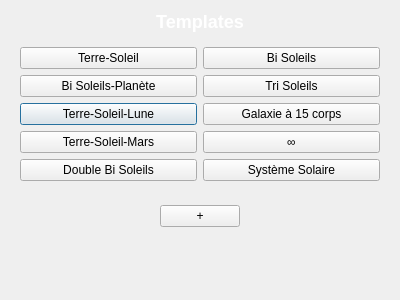
<?xml version="1.0" encoding="UTF-8"?>
<ui version="4.0">
 <class>TemplateDialog</class>
 <widget class="QDialog" name="TemplateDialog">
  <property name="geometry">
   <rect>
    <x>0</x>
    <y>0</y>
    <width>400</width>
    <height>300</height>
   </rect>
  </property>
  <property name="windowTitle">
   <string>Dialog</string>
  </property>
  <layout class="QVBoxLayout" name="verticalLayout_2">
   <item>
    <layout class="QVBoxLayout" name="verticalLayout">
     <item>
      <widget class="QLabel" name="label">
       <property name="styleSheet">
        <string notr="true">font-size: 18px; font-weight: bold; color: #ffffff;</string>
       </property>
       <property name="text">
        <string>Templates</string>
       </property>
       <property name="alignment">
        <set>Qt::AlignmentFlag::AlignHCenter|Qt::AlignmentFlag::AlignTop</set>
       </property>
      </widget>
     </item>
     <item>
      <widget class="QWidget" name="widget" native="true">
       <layout class="QGridLayout" name="gridLayout_4">
        <item row="0" column="0">
         <layout class="QGridLayout" name="gridLayout_3">
          <item row="2" column="0">
           <widget class="QPushButton" name="btnTerreSoleilLune">
            <property name="text">
             <string>Terre-Soleil-Lune</string>
            </property>
           </widget>
          </item>
          <item row="1" column="1">
           <widget class="QPushButton" name="btnTriSoleils">
            <property name="text">
             <string>Tri Soleils</string>
            </property>
           </widget>
          </item>
          <item row="2" column="1">
           <widget class="QPushButton" name="btnGalaxie15">
            <property name="text">
             <string>Galaxie à 15 corps</string>
            </property>
           </widget>
          </item>
          <item row="3" column="1">
           <widget class="QPushButton" name="btnInfinity">
            <property name="text">
             <string>∞</string>
            </property>
           </widget>
          </item>
          <item row="3" column="0">
           <widget class="QPushButton" name="btnTerreSoleilMars">
            <property name="text">
             <string>Terre-Soleil-Mars</string>
            </property>
           </widget>
          </item>
          <item row="0" column="0">
           <widget class="QPushButton" name="btnTerreSoleil">
            <property name="text">
             <string>Terre-Soleil</string>
            </property>
           </widget>
          </item>
          <item row="1" column="0">
           <widget class="QPushButton" name="btnBiSoleilsPlanete">
            <property name="text">
             <string>Bi Soleils-Planète</string>
            </property>
           </widget>
          </item>
          <item row="0" column="1">
           <widget class="QPushButton" name="btnBiSoleils">
            <property name="text">
             <string>Bi Soleils</string>
            </property>
           </widget>
          </item>
          <item row="4" column="0">
           <widget class="QPushButton" name="btnDoubleBiSoleils">
            <property name="text">
             <string>Double Bi Soleils</string>
            </property>
           </widget>
          </item>
          <item row="4" column="1">
           <widget class="QPushButton" name="btnSystemeSolaire">
            <property name="text">
             <string>Système Solaire</string>
            </property>
           </widget>
          </item>
         </layout>
        </item>
       </layout>
      </widget>
     </item>
    </layout>
   </item>
   <item>
    <widget class="QWidget" name="widget_2" native="true">
     <layout class="QHBoxLayout" name="horizontalLayout_2">
      <item>
       <layout class="QHBoxLayout" name="horizontalLayout">
        <item>
         <spacer name="horizontalSpacer_2">
          <property name="orientation">
           <enum>Qt::Orientation::Horizontal</enum>
          </property>
          <property name="sizeHint" stdset="0">
           <size>
            <width>40</width>
            <height>20</height>
           </size>
          </property>
         </spacer>
        </item>
        <item>
         <widget class="QPushButton" name="btnAddTemplate">
          <property name="text">
           <string>+</string>
          </property>
         </widget>
        </item>
        <item>
         <spacer name="horizontalSpacer">
          <property name="orientation">
           <enum>Qt::Orientation::Horizontal</enum>
          </property>
          <property name="sizeHint" stdset="0">
           <size>
            <width>40</width>
            <height>20</height>
           </size>
          </property>
         </spacer>
        </item>
       </layout>
      </item>
     </layout>
    </widget>
   </item>
   <item>
    <spacer name="verticalSpacer">
     <property name="orientation">
      <enum>Qt::Orientation::Vertical</enum>
     </property>
     <property name="sizeHint" stdset="0">
      <size>
       <width>20</width>
       <height>40</height>
      </size>
     </property>
    </spacer>
   </item>
  </layout>
 </widget>
 <resources/>
 <connections/>
</ui>
